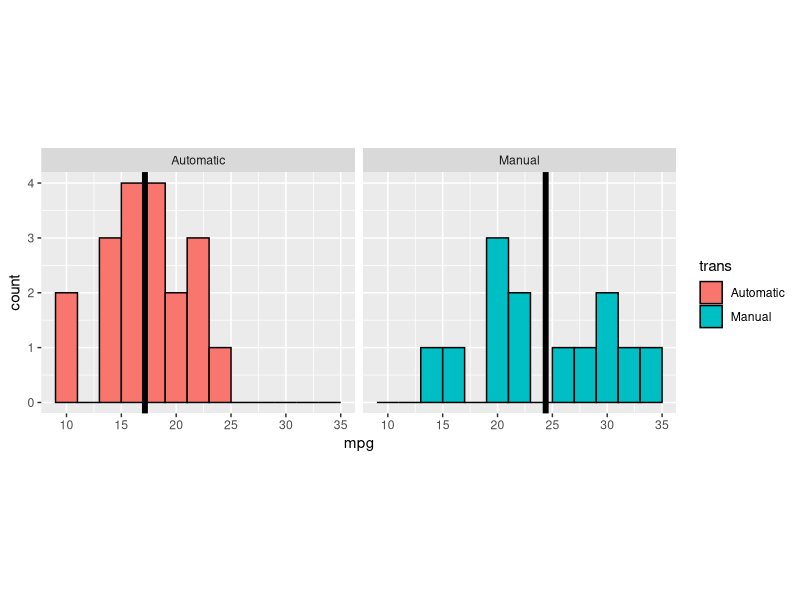
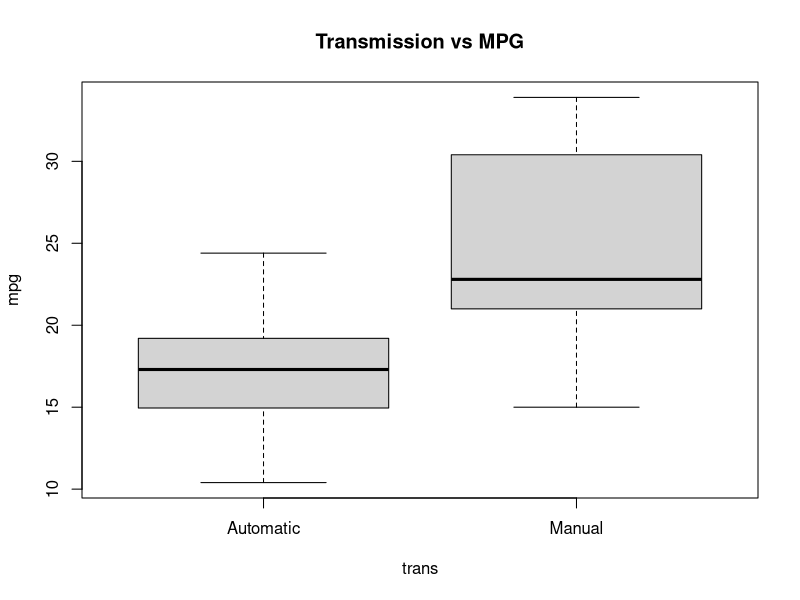
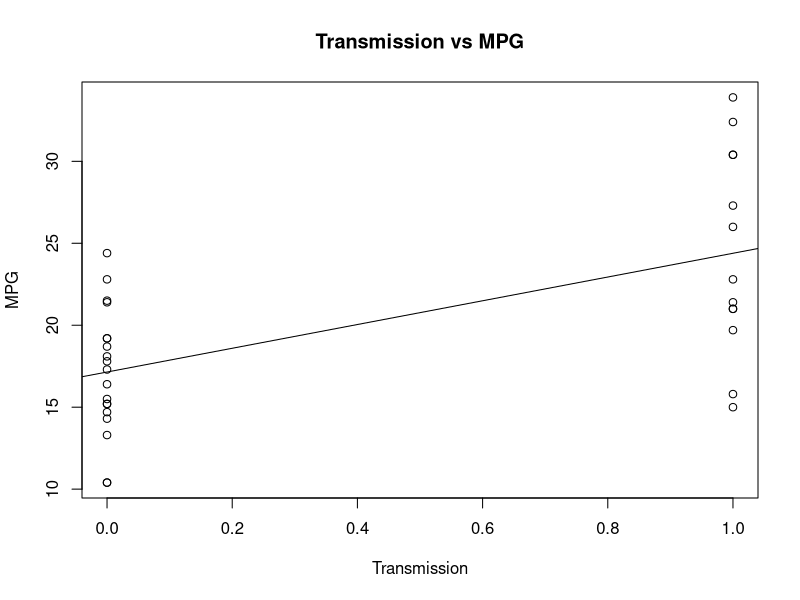
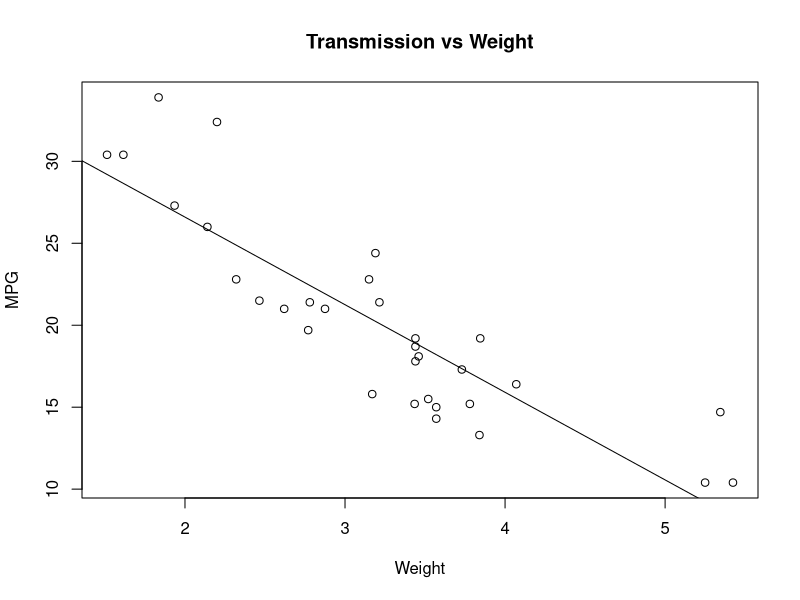
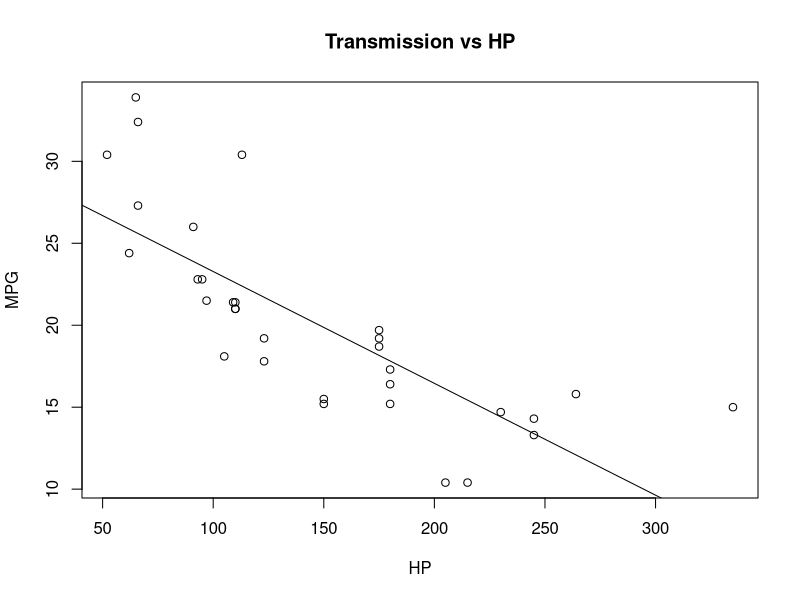

Here is the R script that generated these plots, in order:
## ---- chunk 1
data(mtcars)
head(mtcars)
## ---- chunk 2
mpgVsTrans <- data.frame(trans=as.factor(mtcars$am), mpg=mtcars$mpg)
levels(mpgVsTrans$trans) <- c('Automatic', 'Manual')

automatic.mean <- round(mean(mpgVsTrans[mpgVsTrans$trans == 'Automatic', 2]),2)
manual.mean <- round(mean(mpgVsTrans[mpgVsTrans$trans == 'Manual', 2]),2)
means.dat <- data.frame(trans=levels(mpgVsTrans$trans), means=c(automatic.mean, manual.mean))

library(ggplot2)
g <- ggplot(mpgVsTrans, aes(x = mpg, fill = trans))
g <- g + geom_histogram(colour = "black", binwidth=2)
g <- g + geom_vline(aes(xintercept=means), data=means.dat, size=2)
g <- g + facet_grid(. ~ trans)
g <- g + coord_fixed(ratio=5)
## ---- chunk 3
g
## ---- chunk 4
plot(mpgVsTrans, main="Transmission vs MPG");
## ---- chunk 5
fit <- lm(mpg ~ am, data = mtcars);
summary(fit)$coeff
## ---- chunk 6
summary(fit)$r.squared
## ---- chunk 7
fitWt <- lm(mpg ~ wt, data = mtcars);
fitHp <- lm(mpg ~ hp, data = mtcars);
## ---- chunk 8
plot(mtcars$am, mtcars$mpg, xlab="Transmission", ylab="MPG", main="Transmission vs MPG")
abline(fit)

plot(mtcars$wt, mtcars$mpg, xlab="Weight", ylab="MPG", main="Transmission vs Weight")
abline(fitWt)

plot(mtcars$hp, mtcars$mpg, xlab="HP", ylab="MPG", main="Transmission vs HP")
abline(fitHp)
